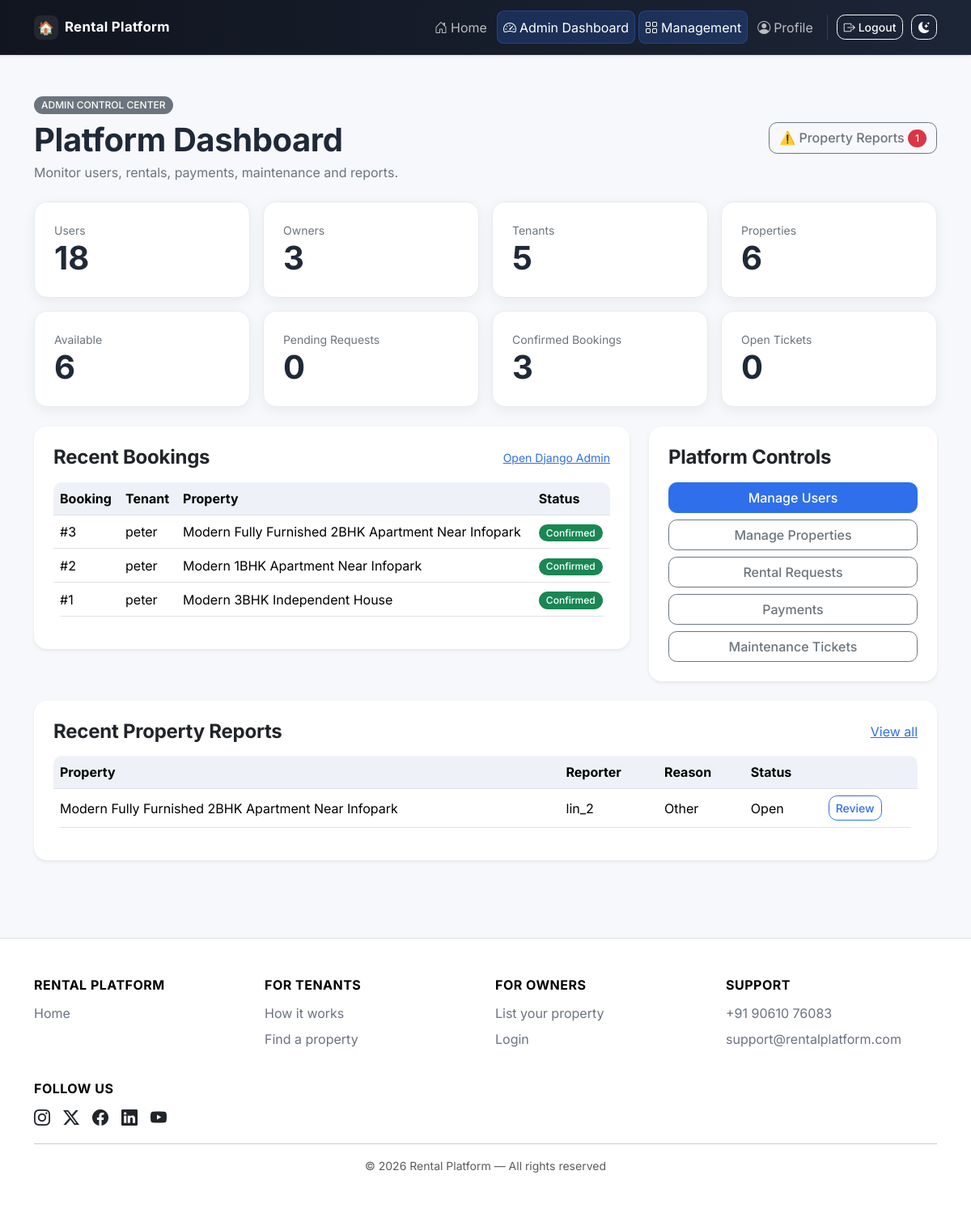
The page /admin-dashboard/ (signed in) on the database its author committed.
### bookings/models.py (models this page shows, shortened)
class Booking(models.Model):
    class Status(models.TextChoices):
        CONFIRMED = "CONFIRMED", "Confirmed"
        CANCELLED = "CANCELLED", "Cancelled"
        COMPLETED = "COMPLETED", "Completed"
    rental_request = models.OneToOneField(RentalRequest, on_delete=models.PROTECT, related_name="booking")
    tenant = models.ForeignKey(settings.AUTH_USER_MODEL, on_delete=models.CASCADE, related_name="bookings")
    property = models.ForeignKey(Property, on_delete=models.PROTECT, related_name="bookings")
    room = models.ForeignKey(Room, on_delete=models.PROTECT, null=True, blank=True, related_name="bookings")
    start_date = models.DateField()
    duration_months = models.PositiveSmallIntegerField(
        "Rental duration (months)",
        default=MIN_RENTAL_MONTHS,
        validators=[MinValueValidator(MIN_RENTAL_MONTHS), MaxValueValidator(MAX_RENTAL_MONTHS)],
    )
    status = models.CharField(max_length=12, choices=Status.choices, default=Status.CONFIRMED, db_index=True)
    created_at = models.DateTimeField(auto_now_add=True)
    updated_at = models.DateTimeField(auto_now=True)
    class Meta:
        ordering = ["-created_at"]

### accounts/models.py (models this page shows, shortened)
class User(AbstractUser):
    class Role(models.TextChoices):
        ADMIN = "ADMIN", "Admin"
        OWNER = "OWNER", "Property Owner"
        TENANT = "TENANT", "Tenant"
        TECHNICIAN = "TECHNICIAN", "Technician"
    email = models.EmailField(unique=True)
    phone = models.CharField(max_length=15, blank=True)
    profile_image = models.ImageField(upload_to="profiles/", blank=True, null=True)
    role = models.CharField(max_length=10, choices=Role.choices, default=Role.TENANT)

### properties/models.py (models this page shows, shortened)
class Property(models.Model):
    class PropertyType(models.TextChoices):
        APARTMENT = "APARTMENT", "Apartment"
        HOUSE = "HOUSE", "House"
        VILLA = "VILLA", "Villa"
        STUDIO = "STUDIO", "Studio"
        PG = "PG", "PG / Shared Accommodation"
        OFFICE = "OFFICE", "Office"
        OTHER = "OTHER", "Other"
    owner = models.ForeignKey(
        settings.AUTH_USER_MODEL,
        on_delete=models.CASCADE,
        related_name="properties",
    )
    title = models.CharField(max_length=200)
    description = models.TextField()
    property_type = models.CharField(max_length=20, choices=PropertyType.choices)
    location = models.CharField(max_length=150, db_index=True)
    address = models.TextField()
    latitude = models.DecimalField(
        max_digits=9,
        decimal_places=6,
        null=True,
        blank=True,
        validators=[MinValueValidator(-90), MaxValueValidator(90)],
    )
    longitude = models.DecimalField(
        max_digits=9,
        decimal_places=6,
        null=True,
        blank=True,
        validators=[MinValueValidator(-180), MaxValueValidator(180)],
    )
    number_of_rooms = models.PositiveIntegerField(default=1)
    rent = models.DecimalField(max_digits=12, decimal_places=2, validators=[MinValueValidator(0)])
    available = models.BooleanField(default=True, db_index=True)
    amenities = models.ManyToManyField(Amenity, blank=True, related_name="properties")
    created_at = models.DateTimeField(auto_now_add=True)
    updated_at = models.DateTimeField(auto_now=True)
    class Meta:
        ordering = ["-created_at"]

### core/models.py (models this page shows, shortened)
class PropertyReport(models.Model):
    class Status(models.TextChoices):
        OPEN = "OPEN", "Open"
        REVIEWING = "REVIEWING", "Under Review"
        RESOLVED = "RESOLVED", "Resolved"
        DISMISSED = "DISMISSED", "Dismissed"
    class Reason(models.TextChoices):
        INACCURATE = "INACCURATE", "Inaccurate Information"
        SCAM = "SCAM", "Suspected Scam"
        DUPLICATE = "DUPLICATE", "Duplicate Listing"
        UNAVAILABLE = "UNAVAILABLE", "Property Unavailable"
        INAPPROPRIATE = "INAPPROPRIATE", "Inappropriate Content"
        OTHER = "OTHER", "Other"
    property = models.ForeignKey(Property, on_delete=models.CASCADE, related_name="reports")
    reporter = models.ForeignKey(settings.AUTH_USER_MODEL, on_delete=models.CASCADE, related_name="property_reports")
    reason = models.CharField(max_length=20, choices=Reason.choices)
    description = models.TextField(validators=[MinLengthValidator(10)])
    status = models.CharField(max_length=12, choices=Status.choices, default=Status.OPEN, db_index=True)
    admin_note = models.TextField(blank=True)
    created_at = models.DateTimeField(auto_now_add=True)
    updated_at = models.DateTimeField(auto_now=True)
    class Meta:
        ordering = ["-created_at"]

### core/views.py (the view)
# urls.py: path("admin-dashboard/", views.admin_dashboard, name="admin_dashboard"),
@login_required
def admin_dashboard(request):
    if not _admin_only(request):
        messages.error(request, "Admin access is required.")
        return redirect("accounts:dashboard")
    context = {
        "total_users": User.objects.count(),
        "owners": User.objects.filter(role=User.Role.OWNER).count(),
        "tenants": User.objects.filter(role=User.Role.TENANT).count(),
        "technicians": User.objects.filter(role=User.Role.TECHNICIAN).count(),
        "properties": Property.objects.count(),
        "available_properties": Property.objects.filter(available=True).count(),
        "pending_requests": RentalRequest.objects.filter(status=RentalRequest.Status.PENDING).count(),
        "confirmed_bookings": Booking.objects.filter(status=Booking.Status.CONFIRMED).count(),
        "successful_payments": Payment.objects.filter(status=Payment.Status.SUCCESS).count(),
        "payment_total": Payment.objects.filter(status=Payment.Status.SUCCESS).aggregate(total=Sum('amount'))['total'] or 0,
        "open_tickets": MaintenanceTicket.objects.filter(status__in=[MaintenanceTicket.Status.OPEN, MaintenanceTicket.Status.ASSIGNED, MaintenanceTicket.Status.IN_PROGRESS]).count(),
        "open_reports": PropertyReport.objects.filter(status__in=[PropertyReport.Status.OPEN, PropertyReport.Status.REVIEWING]).count(),
        "recent_reports": PropertyReport.objects.select_related("property", "reporter")[:8],
        "recent_bookings": Booking.objects.select_related("tenant", "property")[:8],
        "stats": [("Users", User.objects.count()), ("Owners", User.objects.filter(role=User.Role.OWNER).count()), ("Tenants", User.objects.filter(role=User.Role.TENANT).count()), ("Properties", Property.objects.count()), ("Available", Property.objects.filter(available=True).count()), ("Pending Requests", RentalRequest.objects.filter(status=RentalRequest.Status.PENDING).count()), ("Confirmed Bookings", Booking.objects.filter(status=Booking.Status.CONFIRMED).count()), ("Open Tickets", MaintenanceTicket.objects.filter(status__in=[MaintenanceTicket.Status.OPEN, MaintenanceTicket.Status.ASSIGNED, MaintenanceTicket.Status.IN_PROGRESS]).count())],
    }
    return render(request, "core/admin_dashboard.html", context)

### core/views.py (called while the page is built)
def _admin_only(request):
    return request.user.is_authenticated and (request.user.is_superuser or request.user.role == User.Role.ADMIN)

### templates/core/admin_dashboard.html (shortened to what this page needs)
{% extends "base.html" %}
{% block content %}
<div class="container py-5">
  <div class="d-flex flex-wrap justify-content-between align-items-center mb-4 gap-3">
    <div><span class="badge text-bg-secondary">ADMIN CONTROL CENTER</span><h1 class="fw-bold mt-2 mb-1">Platform Dashboard</h1><p class="text-secondary mb-0">Monitor users, rentals, payments, maintenance and reports.</p></div>
    <a class="btn btn-outline-secondary" href="{% url 'core:admin_reports' %}">⚠️ Property Reports{% if open_reports %} <span class="badge text-bg-danger">{{ open_reports }}</span>{% endif %}</a>
  </div>
  <div class="row g-3 mb-4">
    {% for label,value in stats %}<div class="col-6 col-lg-3"><div class="stat-card h-100"><div class="text-secondary small">{{ label }}</div><div class="display-6 fw-bold">{{ value }}</div></div></div>{% endfor %}
  </div>
  <div class="row g-4">
    <div class="col-lg-8"><div class="card border-0 shadow-sm"><div class="card-body p-4"><div class="d-flex justify-content-between align-items-center mb-3"><h4 class="fw-bold mb-0">Recent Bookings</h4><a href="/admin/bookings/booking/" class="small">Open Django Admin</a></div><div class="table-responsive"><table class="table align-middle"><thead><tr><th>Booking</th><th>Tenant</th><th>Property</th><th>Status</th></tr></thead><tbody>{% for booking in recent_bookings %}<tr><td>#{{ booking.pk }}</td><td>{{ booking.tenant.username }}</td><td>{{ booking.property.title }}</td><td><span class="badge text-bg-success">{{ booking.get_status_display }}</span></td></tr>{% empty %}<tr><td colspan="4" class="text-secondary">No bookings yet.</td></tr>{% endfor %}</tbody></table></div></div></div></div>
    <div class="col-lg-4"><div class="card border-0 shadow-sm"><div class="card-body p-4"><h4 class="fw-bold">Platform Controls</h4><div class="d-grid gap-2 mt-3"><a class="btn btn-primary" href="{% url 'core:admin_users' %}">Manage Users</a><a class="btn btn-outline-secondary" href="{% url 'core:admin_properties' %}">Manage Properties</a><a class="btn btn-outline-secondary" href="{% url 'core:admin_rental_requests' %}">Rental Requests</a><a class="btn btn-outline-secondary" href="{% url 'core:admin_payments' %}">Payments</a><a class="btn btn-outline-secondary" href="{% url 'core:admin_maintenance' %}">Maintenance Tickets</a></div></div></div></div>
  </div>
  <div class="card border-0 shadow-sm mt-4"><div class="card-body p-4"><div class="d-flex justify-content-between align-items-center mb-3"><h4 class="fw-bold mb-0">Recent Property Reports</h4><a href="{% url 'core:admin_reports' %}">View all</a></div><div class="table-responsive"><table class="table align-middle"><thead><tr><th>Property</th><th>Reporter</th><th>Reason</th><th>Status</th><th></th></tr></thead><tbody>{% for report in recent_reports %}<tr><td>{{ report.property.title }}</td><td>{{ report.reporter.username }}</td><td>{{ report.get_reason_display }}</td><td>{{ report.get_status_display }}</td><td><a class="btn btn-sm btn-outline-primary" href="{% url 'core:admin_report_update' report.pk %}">Review</a></td></tr>{% empty %}<tr><td colspan="5" class="text-secondary">No property reports.</td></tr>{% endfor %}</tbody></table></div></div></div>
</div>
{% endblock %}

### static/css/style.css (style rules this page uses)
:root { --brand-primary: #2f6feb; --brand-primary-dark: #244fb0; --brand-accent: #10b981; --brand-warning: #f59e0b; --brand-danger: #ef4444; --brand-bg: #f6f8fb; --brand-card-border: #e7ebf1; --brand-text: #1f2937; --brand-text-muted: #6b7280; --brand-surface: #ffffff; --brand-surface-alt: #eef2f8; --brand-hero-start: #eaf1ff; --brand-hero-middle: #f5faff; --brand-hero-end: #ffffff; --radius-lg: 1rem; --radius-md: 0.65rem; --shadow-soft: 0 4px 16px rgba(17, 24, 39, 0.06); --shadow-hover: 0 10px 24px rgba(17, 24, 39, 0.12); }
body { min-height: 100vh; background-color: var(--brand-bg); color: var(--brand-text); font-family: "Inter", -apple-system, BlinkMacSystemFont, "Segoe UI", Roboto, sans-serif; }
h1, h2, h3, h4, h5, h6 { font-family: "Inter", -apple-system, BlinkMacSystemFont, "Segoe UI", Roboto, sans-serif; letter-spacing: -0.01em; }
.btn { border-radius: var(--radius-md); font-weight: 500; transition: transform 0.12s ease, box-shadow 0.12s ease, background-color 0.12s ease, border-color 0.12s ease; }
.btn-primary { background-color: var(--brand-primary); border-color: var(--brand-primary); }
.btn-outline-primary { color: var(--brand-primary); border-color: var(--brand-primary); }
.btn-outline-secondary, .btn-outline-danger, .btn-outline-light { font-weight: 500; }
.card { border-radius: var(--radius-lg); border: 1px solid var(--brand-card-border); box-shadow: var(--shadow-soft); transition: box-shadow 0.15s ease, transform 0.15s ease; }
.stat-card, .dashboard-card { height: 100%; padding: 1.5rem; background: var(--brand-surface); border: 1px solid var(--brand-card-border); border-radius: var(--radius-lg); box-shadow: var(--shadow-soft); }
.table { border-radius: var(--radius-md); overflow: hidden; }
.table td { vertical-align: middle; }
.table thead { --bs-table-bg: var(--brand-surface-alt); }
.badge { border-radius: 999px; font-weight: 500; padding: 0.4em 0.75em; }
main a:not(.btn):not(.nav-link):not(.navbar-brand):not(.dashboard-card) { color: var(--brand-primary); }

### rows shown on the page
Booking: pk "3", tenant.username "peter", property "Modern Fully Furnished 2BHK Apartment Near Infopark", status "Confirmed"
Booking: pk "2", tenant.username "peter", property "Modern 1BHK Apartment Near Infopark", status "Confirmed"
Booking: pk "1", tenant.username "peter", property "Modern 3BHK Independent House", status "Confirmed"
PropertyReport: property "Modern Fully Furnished 2BHK Apartment Near Infopark", reporter.username "lin_2", reason "Other", status "Open"

### other values the page prints
{{ open_reports }} "1"
{{ label }} "Users" "Owners" "Tenants" "Properties" "Available" "Pending Requests" "Confirmed Bookings" "Open Tickets"
{{ value }} "18" "3" "5" "6" "6" "0" "3" "0"
